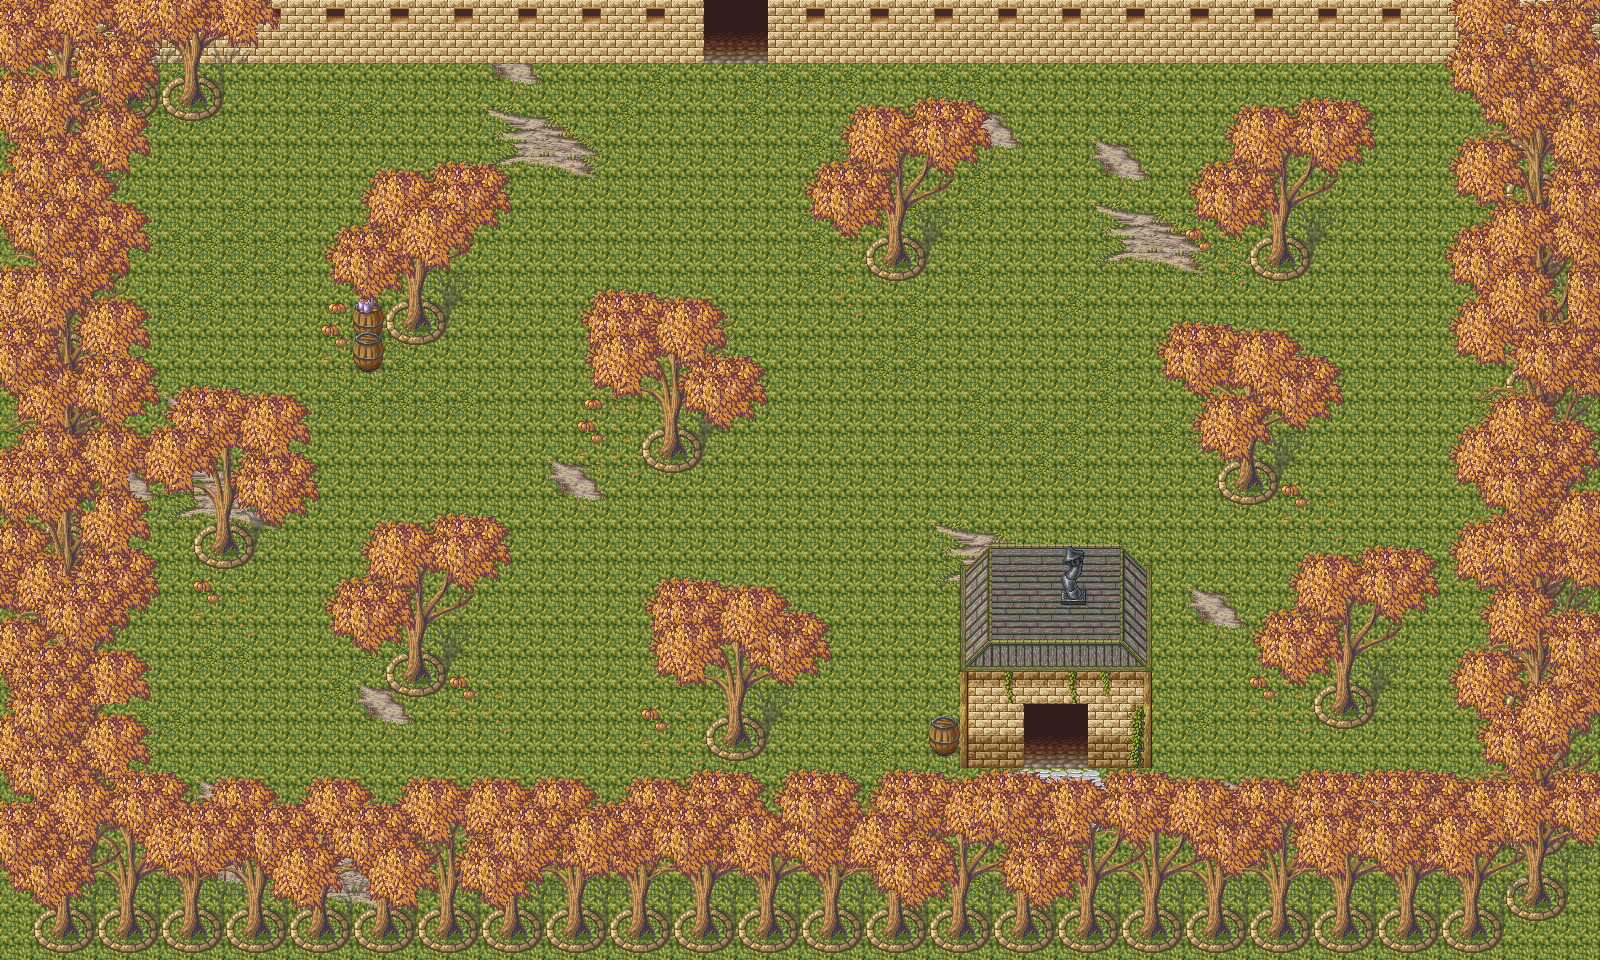

Below is a game level as drawn by its tile map, then a one-line description and the .tmx that defines it (tile-layer data replaced by summaries):
An orthogonal 50x30 tile map with 32x32 px tiles, 10 tile layers (U_Background, U_Buildings, U_Decoration1, T_Buildings, ...) and 35 objects (16x mob, village1).

<map version="1.2" tiledversion="1.2.5" orientation="orthogonal" renderorder="right-down" width="50" height="30" tilewidth="32" tileheight="32" infinite="0" nextlayerid="14" nextobjectid="44">
 <tileset firstgid="1" source="Outdoor.tsx" />
 <layer id="1" name="U_Background" width="50" height="30">
  <data>[1500 cells, 1500 non-empty, 24 distinct tile ids]</data>
 </layer>
 <layer id="2" name="U_Buildings" width="50" height="30">
  <data>[1500 cells, 126 non-empty, 18 distinct tile ids]</data>
 </layer>
 <layer id="4" name="U_Decoration1" width="50" height="30">
  <data>[1500 cells, 320 non-empty, 15 distinct tile ids]</data>
 </layer>
 <objectgroup id="12" name="Doorways">
  <object id="23" name="village1" x="704" y="0" width="64" height="32">
   <properties>
    <property name="pos_x" type="int" value="38" />
    <property name="pos_y" type="int" value="48" />
   </properties>
  </object>
 </objectgroup>
 <objectgroup id="11" name="Collisions">
  <object id="1" x="864" y="224" width="64" height="64" />
  <object id="2" x="1248" y="224" width="64" height="64" />
  <object id="3" x="1216" y="448" width="64" height="64" />
  <object id="4" x="1312" y="672" width="64" height="64" />
  <object id="6" x="960" y="640" width="192" height="128" />
  <object id="9" x="928" y="704" width="32" height="64" />
  <object id="10" x="352" y="288" width="32" height="96" />
  <object id="12" x="384" y="288" width="64" height="64" />
  <object id="13" x="640" y="416" width="64" height="64" />
  <object id="14" x="704" y="704" width="64" height="64" />
  <object id="15" x="384" y="640" width="64" height="64" />
  <object id="16" x="192" y="512" width="64" height="64" />
  <object id="17" x="1504" y="64" width="64" height="864" />
  <object id="18" x="32" y="896" width="1472" height="64" />
  <object id="19" x="32" y="64" width="64" height="832" />
  <object id="20" x="96" y="64" width="128" height="64" />
  <object id="21" x="0" y="0" width="704" height="64" />
  <object id="22" x="768" y="0" width="832" height="64" />
 </objectgroup>
 <objectgroup id="13" name="Mobs">
  <object id="26" name="green_mob" type="mob" x="224" y="192" width="32" height="32" />
  <object id="29" name="green_mob" type="mob" x="416" y="480" width="32" height="32" />
  <object id="30" name="green_mob" type="mob" x="800" y="512" width="32" height="32" />
  <object id="31" name="green_mob" type="mob" x="544" y="640" width="32" height="32" />
  <object id="32" name="green_mob" type="mob" x="1376" y="512" width="32" height="32" />
  <object id="33" name="green_mob" type="mob" x="1376" y="320" width="32" height="32" />
  <object id="34" name="green_mob" type="mob" x="1376" y="128" width="32" height="32" />
  <object id="35" name="green_mob" type="mob" x="1408" y="224" width="32" height="32" />
  <object id="36" name="green_mob" type="mob" x="1408" y="416" width="32" height="32" />
  <object id="37" name="green_mob" type="mob" x="1152" y="384" width="32" height="32" />
  <object id="38" name="green_mob" type="mob" x="1152" y="288" width="32" height="32" />
  <object id="39" name="green_mob" type="mob" x="1184" y="704" width="32" height="32" />
  <object id="40" name="green_mob" type="mob" x="832" y="800" width="32" height="32" />
  <object id="41" name="green_mob" type="mob" x="608" y="800" width="32" height="32" />
  <object id="42" name="green_mob" type="mob" x="320" y="800" width="32" height="32" />
  <object id="43" name="green_mob" type="mob" x="128" y="800" width="32" height="32" />
 </objectgroup>
 <layer id="3" name="T_Buildings" width="50" height="30">
  <data>[1500 cells, 18 non-empty, 6 distinct tile ids]</data>
 </layer>
 <layer id="5" name="T_Decoration1" width="50" height="30">
  <data>[1500 cells, 375 non-empty, 15 distinct tile ids]</data>
 </layer>
 <layer id="6" name="T_Decoration2" width="50" height="30">
  <data>[1500 cells, 431 non-empty, 21 distinct tile ids]</data>
 </layer>
 <layer id="7" name="T_Decoration3" width="50" height="30">
  <data>[1500 cells, 391 non-empty, 21 distinct tile ids]</data>
 </layer>
 <layer id="8" name="T_Decoration4" width="50" height="30">
  <data>[1500 cells, 341 non-empty, 18 distinct tile ids]</data>
 </layer>
 <layer id="9" name="T_Decoration5" width="50" height="30">
  <data>[1500 cells, 242 non-empty, 9 distinct tile ids]</data>
 </layer>
 <layer id="10" name="T_Decoration6" width="50" height="30">
  <data>[1500 cells, 132 non-empty, 9 distinct tile ids]</data>
 </layer>
</map>
